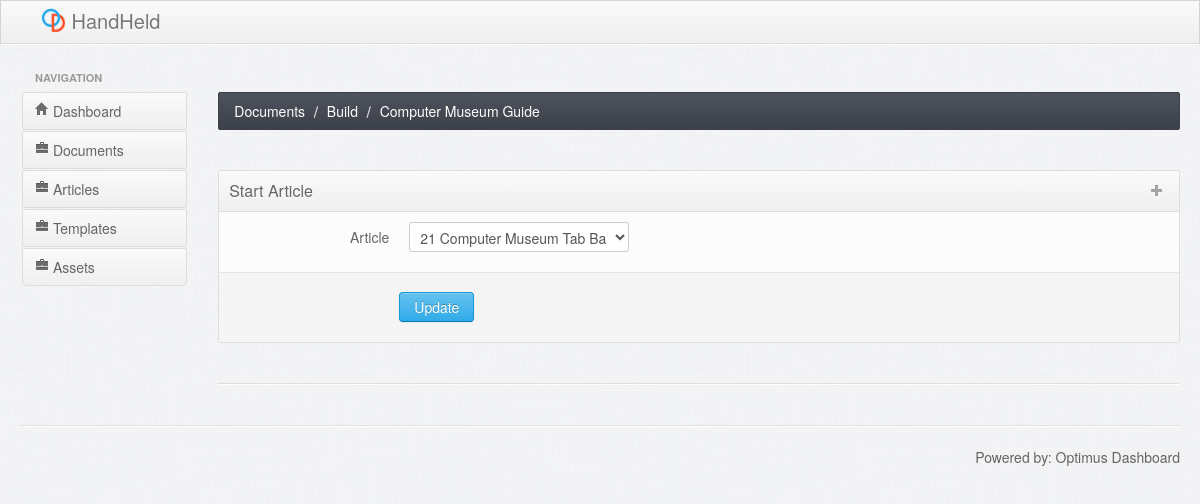
The app's page /documents/build/2, older data.
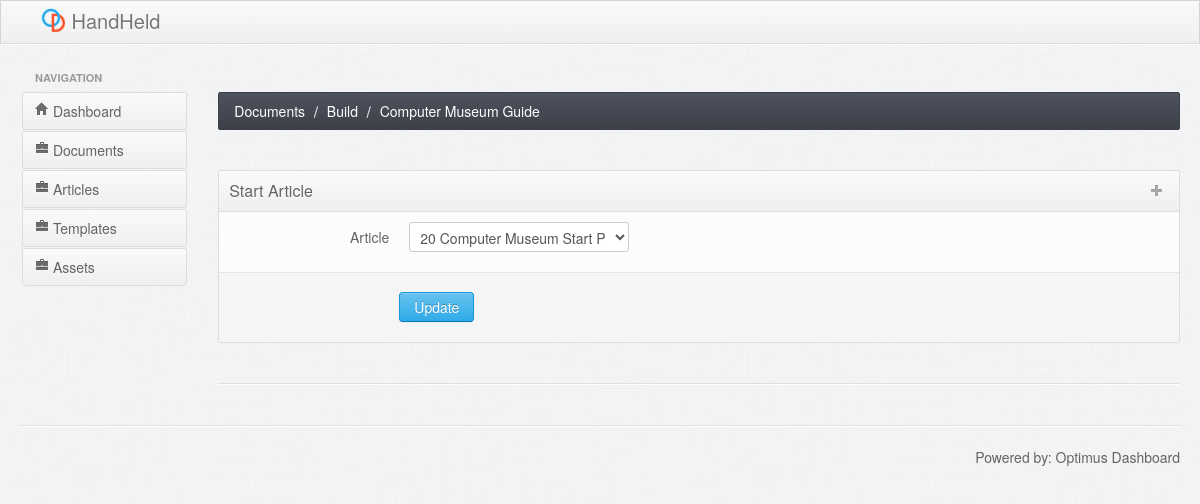
The same page, newer data.
### tables this page shows
CREATE TABLE document ("id" INTEGER PRIMARY KEY AUTOINCREMENT DEFAULT NULL,"name" Varchar(128) NOT NULL,"last_publication_date" Date DEFAULT NULL,"status" Varchar(32) NOT NULL,"version" Varchar(64) DEFAULT NULL,"template_id" integer,"start_article" integer,deployed_version Varchar(64)  DEFAULT NULL);

### application/views/documents/index.php (called while the page is built)
<?php $this->load->view('documents/partials/'.strtolower($action)) ; ?>

### application/controllers/documents.php (called while the page is built, shortened)
<?php
  class Documents extends CI_Controller
  {
    public function __construct()
    {
      $this->load->model('Document_model');
      $this->load->model('Article_model');
      $this->load->model('Template_model');
      $this->load->model('Assets_model');
    }
    public function build($id = null)
    {
      $data['action'] = 'Build';
      $data['documents'] = $this->Document_model->get_document_by_id($id);
      $data['articles'] = $this->Article_model->get_all_articles();
      $data['templates'] = $this->Template_model->get_all_templates();
      $this->load->view('partials/header', $data);
      $this->load->view('partials/leftmenu', $data);
      $this->load->view('documents/index.php', $data);
      $this->load->view('partials/footer', $data);
    }
  }

### index.php (called while the page is built, shortened)
<?php
require_once BASEPATH.'core/CodeIgniter.php';

### application/models/document_model.php (called while the page is built, shortened)
<?php
  class Document_model extends CI_Model
  {
    public function get_document_by_id($id = null)
    {
      $this->db->select('*');
      $this->db->from('document');
      $this->db->where('document.id', $id);
      $query = $this->db->get();
      return $query->result();
    }
  }

### application/models/article_model.php (called while the page is built, shortened)
<?php
  class Article_model extends CI_Model
  {
    public function get_all_articles()
    {
      $this->db->select('a.id, a.name, a.data, t.name template_name, t.id template_id, t.isComposite');
      $this->db->from('article a');
      $this->db->join('template t', 't.id = a.template_id');
      $query = $this->db->get();
      $data = $query->result();
      return $data;
    }
  }

### application/views/documents/partials/build.php (the view, shortened to what this page needs)
<?php if (sizeof($documents) > 0) : ?>
<?php foreach ($documents as $document) : ?>
			<div id="content" class="span10">
        <div>
            <ul class="breadcrumb">
                <li>
                    <a href="<?php echo base_url() ?>documents/">Documents</a> <span class="divider">/</span>
                </li>
                <li>
                    <a href="#"><?php echo $action ?></a> <span class="divider">/</span>
                </li>
                <li>
                    <a href="#"><?php echo $document->name ?></a>
                </li>
            </ul>
        </div>
        <div class="row-fluid">
            <div class="box span12">
                <div class="box-header" data-original-title>
                    <h2>Start Article</h2>
                    <div class="box-icon">
                        <a href="#" class="btn-add"><i class="icon-plus"></i></a>
                    </div>
                </div>
                <div class="box-content">
                  <?php echo form_open('documents/modify', array('class' => 'form-horizontal', 'id' => 'myform')); ?>
                    <fieldset>
                        <div class="control-group">
                            <label class="control-label" for="selectError">Article</label>
                            <div class="controls">
                                <select id="selectError" name="startArticleID">
                                  <?php foreach ($articles as $article) : ?>
                                  <?php if ($article->id == $document->start_article) : ?>
                                        <option value="<?php echo $article->id ?>"
                                                selected><?php echo $article->id . ' ' . $article->name ?></option>
                                    <?php else : ?>
                                        <option value="<?php echo $article->id ?>"><?php echo $article->id . ' ' . $article->name ?></option>
                                    <?php endif ?>
                                  <?php endforeach?>
                                </select>
                            </div>
                        </div>
                        <div class="form-actions">
                            <button type="submit" class="btn btn-primary">Update</button>
                        </div>
                    </fieldset>
                    </form>
                </div>
            </div>
        </div>
        <hr>
    <?php endforeach ?>
  <?php endif ?>

Row changes from the older to the newer data that the page shows:
changed document "Computer Museum Guide": startArticleID "21 Computer Museum Tab Bar" → "20 Computer Museum Start Page"
